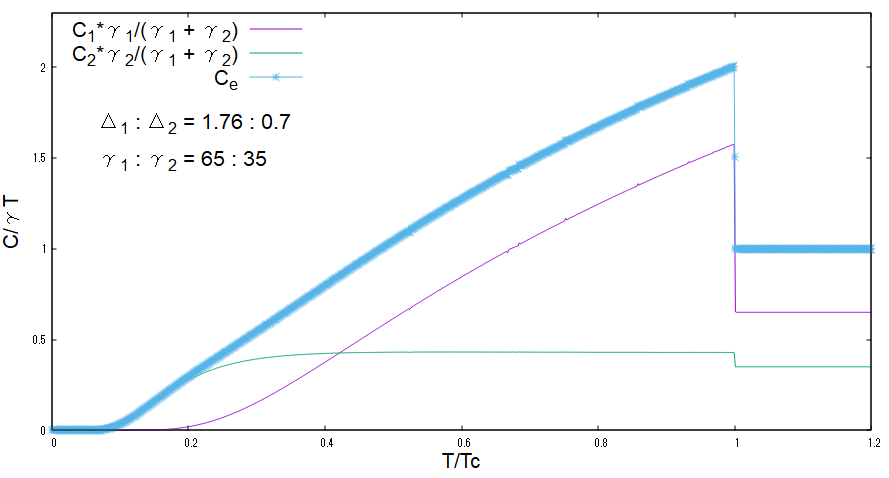

Source code (gnuplot):
set xrange [0:1.2]
set yrange [0:2.3]

set bmargin 4

set xlabel "T/Tc" font "Arial,16"
set ylabel "C/{/Symbol g}T" font "Arial,16"

set key font "Arial, 16"
set key left top

ratio1 = 65.0 / (65.0 + 35.0)
ratio2 = 35.0 / (65.0 + 35.0)

set label 1 "{/Symbol D}_{1} : {/Symbol D}_{2} = 1.76 : 0.7" at 0.07, 1.7 font "Arial, 16"
set label 2 "{/Symbol g}_{1} : {/Symbol g}_{2} = 65 : 35" at 0.07, 1.5 font "Arial, 16"

plot "heatCapacityAll.csv" using 1:($3 * ratio1) with lines title "C_{1}*{/Symbol g}_{1}/({/Symbol g}_{1} + {/Symbol g}_{2})" \
, "heatCapacityAll.csv" using 1:($5 * ratio2) with lines title "C_{2}*{/Symbol g}_{2}/({/Symbol g}_{1} + {/Symbol g}_{2})" \
, "heatCapacityAll.csv" using 1:($3 * ratio1 + $5 * ratio2) with linespoints title "C_{e}"
